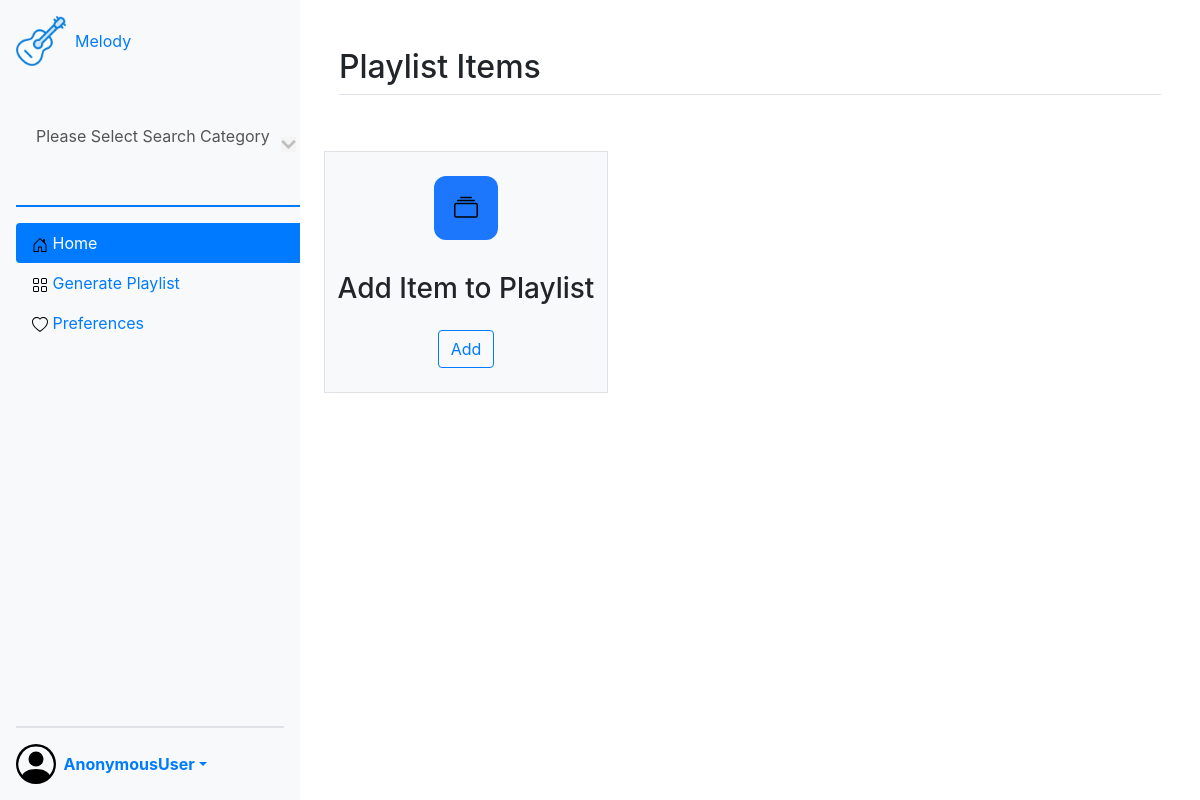
The page /add_item on the database as committed earlier.
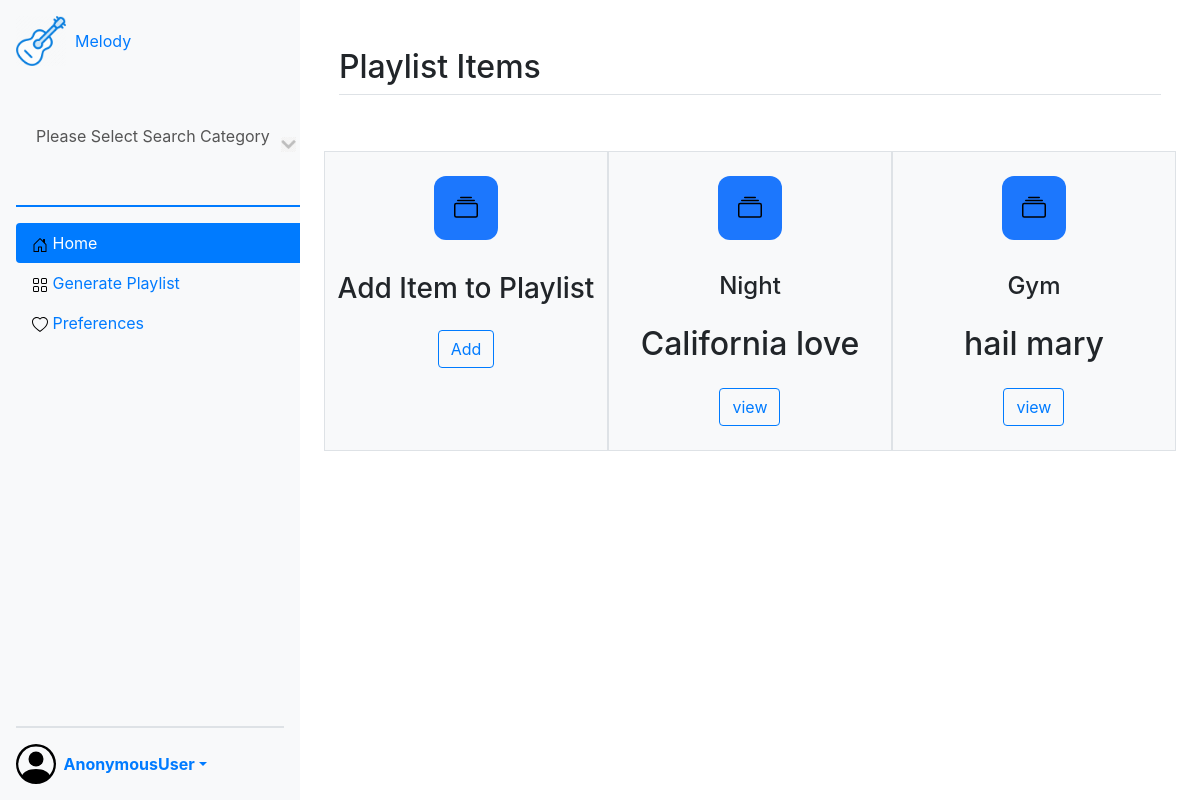
The same page on the database as committed later.
### dash_app/models.py (models this page shows, shortened)
class PlaylistItems(models.Model):#class by Anthony
    playlist=models.ForeignKey(Playlist,on_delete=models.CASCADE)#One(Playlist)To Many PlaylistItems relationship
    song=models.CharField(max_length=25, null=True)
    artist =models.CharField(max_length=25, null=True)
    album=models.CharField(max_length=25, null=True)

class Playlist(models.Model):#class by Anthony
    user = models.ForeignKey(User,on_delete=models.CASCADE)#One(profile)To Many Playlist relationship
    playlist_title = models.CharField(max_length=25, null=True)
    def __str__(self):
        return self.playlist_title

### dash_app/views.py (the view)
# urls.py: path('add_item', views.PlaylistItemView.as_view(), name='add_item'),
class PlaylistItemView(ListView):
	model = PlaylistItems
	template_name= 'dash_app/add_playlist_item.html'

### dash_app/Templates/dash_app/add_playlist_item.html (shortened to what this page needs)
{% extends "dash_app/dashboard.html" %} {% block title%} Homepage{% endblock%}
{% block content %}
<main>
  <div class="container-fluid px-4 py-5" id="featured-3">
    <h2 class="pb-2 border-bottom">Playlist Items</h2>
    <div class="row g-4 py-5 row-cols-1 row-cols-lg-3" id="row-1">
      <div class="feature col p-3 border bg-light">
        <div class="row p-2 d-flex justify-content-center">
          <div
            class="feature-icon d-inline-flex align-items-center justify-content-center bg-gradient mb-3"
            id="item1"
          >
            <svg class="bi" width="1em" height="1em">
              <use xlink:href="#collection" />
            </svg>
          </div>
        </div>
        <div class="row p-2 d-flex justify-content-center">
          <h3 class="fs-2">Add Item to Playlist</h3>
        </div>
        <div class="row p-2 d-flex justify-content-center">
          <button
            id="add-item"
            name="button"
            type="button"
            class="btn btn-outline-primary"
          >
            Add
          </button>
        </div>
      </div>
      {% for playlistItem in object_list %}
      <div class="feature col p-3 border bg-light">
        <div class="row p-2 d-flex justify-content-center">
          <div
            class="feature-icon d-inline-flex align-items-center justify-content-center bg-gradient mb-3"
            id="item1"
          >
            <svg class="bi" width="1em" height="1em">
              <use xlink:href="#collection" />
            </svg>
          </div>
        </div>
        <div class="row p-2 d-flex justify-content-center">
          <h4 class="fs-2">{{playlistItem.playlist}}</h4>
        </div>
        <div class="row p-2 d-flex justify-content-center">
          <h2 class="fs-2">{{playlistItem.song}}</h2>
        </div>
        <div class="row p-2 d-flex justify-content-center">
          <button
            id="create-playlist"
            name="button"
            type="button"
            class="btn btn-outline-primary"
          >
            view
          </button>
        </div>
      </div>
      {%endfor%}
    </div>
  </div>
</main>
{% endblock %}

Rows that differ between the two databases and show on the page:
added PlaylistItems: playlist "Night", song "California love"
added PlaylistItems: playlist "Gym", song "hail mary"
